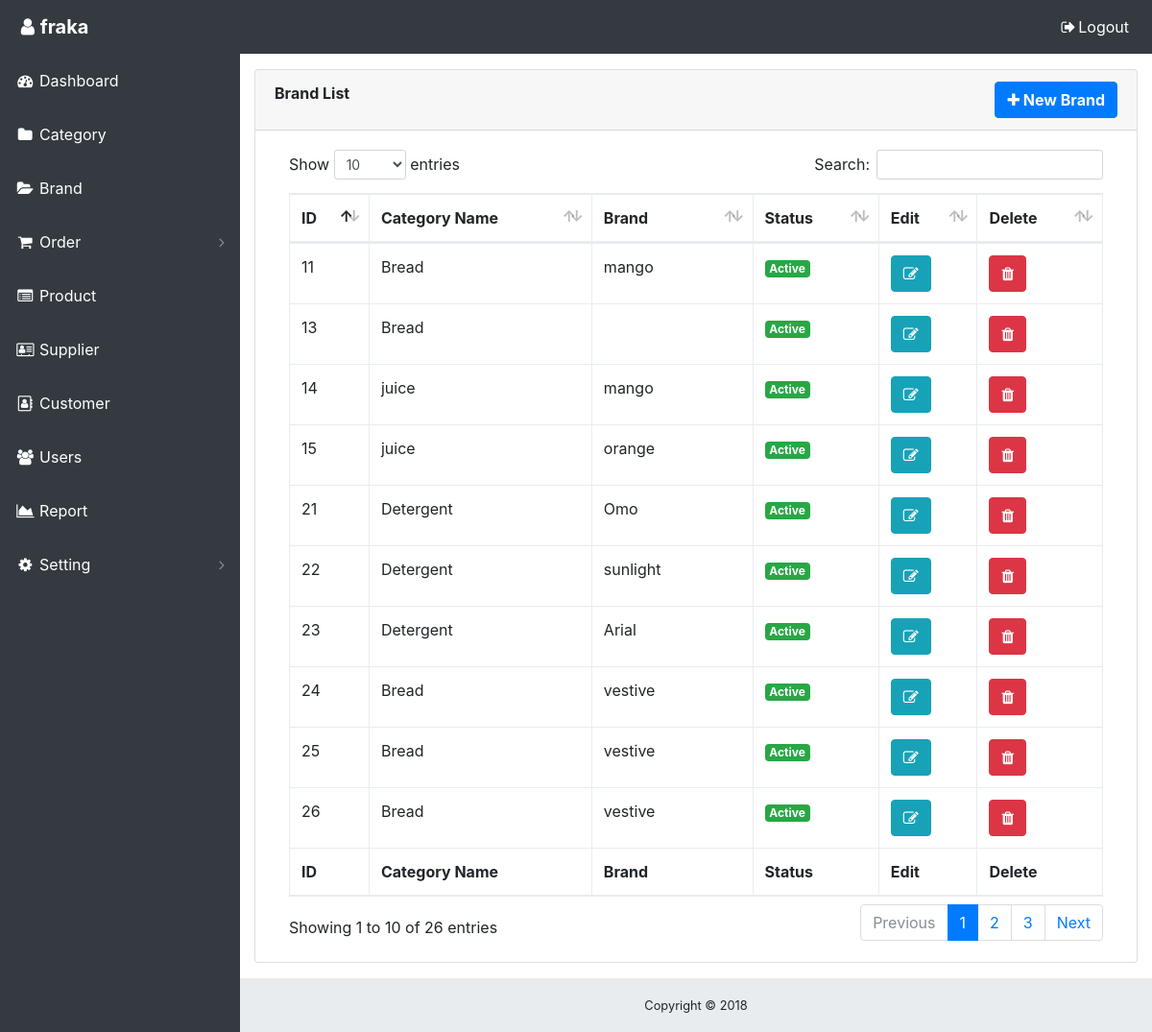
Page /admin/brand.php (signed in) on the committed database.
### tables this page shows
CREATE TABLE `user` (
  `username` varchar(100) NOT NULL,
  `email` varchar(100) NOT NULL,
  `password` varchar(100) NOT NULL,
  `status` varchar(100) NOT NULL,
  `id` int(11) NOT NULL,
  `level` varchar(100) NOT NULL
);

CREATE TABLE `brand` (
  `category` varchar(100) NOT NULL,
  `brand_name` varchar(100) NOT NULL,
  `status` varchar(100) NOT NULL,
  `id` int(11) NOT NULL
);

### admin/session.php (called while the page is built, shortened)
<?php
   include('config.php');
   $user_check = $_SESSION['login_user'];
   $ses_sql = mysqli_query($conn,"select * from `user` where `email` = '".$user_check."' ");
   $row = mysqli_fetch_array($ses_sql,MYSQLI_ASSOC);
   $login_session = $row['username'];
?>

### admin/brand.php (the view, shortened to what this page needs)
<?php
   include('session.php');
?>
<!DOCTYPE html>
<html lang="en">
<head>
  <link href="vendor/bootstrap/css/bootstrap.min.css" rel="stylesheet">
  <link href="vendor/font-awesome/css/font-awesome.min.css" rel="stylesheet" type="text/css">
  <link href="vendor/datatables/dataTables.bootstrap4.css" rel="stylesheet">
  <link href="css/sb-admin.css" rel="stylesheet">
</head>
<body class="fixed-nav sticky-footer bg-dark" id="page-top">
  <nav class="navbar navbar-expand-lg navbar-dark bg-dark fixed-top" id="mainNav" style="color:white">
    <a class="navbar-brand" href="dashboard.php" style="color:;font-size:20px;"><span class="glyphicon glyphicon-user"></span><i class="fa fa-fw fa-user"></i><b><?php echo $login_session;?></b></a>
    <div class="collapse navbar-collapse" id="navbarResponsive">
      <ul class="navbar-nav navbar-sidenav" id="exampleAccordion" style="color:white">
        <li class="nav-item" data-toggle="tooltip" data-placement="right" title="Dashboard">
          <a class="nav-link" href="dashboard.php" style="color:white;">
            <i class="fa fa-fw fa-dashboard"></i>
            <span class="nav-link-text">Dashboard</span>
          </a>
        </li>
        <li class="nav-item" data-toggle="tooltip" data-placement="right" title="Charts">
          <a class="nav-link" href="category.php" style="color:white;">
            <i class="fa fa-fw fa-folder"></i>
            <span class="nav-link-text">Category</span>
          </a>
        </li>
        <li class="nav-item" data-toggle="tooltip" data-placement="right" title="Tables">
          <a class="nav-link" href="brand.php" style="color:white;">
            <i class="fa fa-fw fa-folder-open"></i>
            <span class="nav-link-text">Brand</span>
          </a>
        </li>
        <li class="nav-item" data-toggle="tooltip" data-placement="right" title="order">
          <a class="nav-link nav-link-collapse collapsed" data-toggle="collapse" style="color:white;" href="#collapseOrder" data-parent="#exampleAccordion">
            <i class="fa fa-fw fa-shopping-cart"></i>
            <span class="nav-link-text">Order</span>
          </a>
        </li>
        <li class="nav-item" data-toggle="tooltip" data-placement="right" title="Link">
          <a class="nav-link" href="product.php" style="color:white;">
            <i class="fa fa-fw fa-list-alt"></i>
            <span class="nav-link-text">Product</span>
          </a>
        </li>
		<li class="nav-item" data-toggle="tooltip" data-placement="right" title="Link">
          <a class="nav-link" href="supplier.php" style="color:white;">
            <i class="fa fa-fw fa fa-vcard-o"></i>
            <span class="nav-link-text">Supplier</span>
          </a>
        </li>
		<li class="nav-item" data-toggle="tooltip" data-placement="right" title="Link">
          <a class="nav-link" href="customer.php" style="color:white;">
            <i class="fa fa-fw fa-address-book-o"></i>
            <span class="nav-link-text">Customer</span>
          </a>
        </li>
		<li class="nav-item" data-toggle="tooltip" data-placement="right" title="Link">
          <a class="nav-link" href="user.php" style="color:white;">
            <i class="fa fa-fw fa fa-users"></i>
            <span class="nav-link-text">Users</span>
          </a>
        </li>
		<li class="nav-item" data-toggle="tooltip" data-placement="right" title="Link">
          <a class="nav-link" href="reports.php" style="color:white;">
            <i class="fa fa-fw  fa-area-chart"></i>
            <span class="nav-link-text">Report</span>
          </a>
        </li>
		 <li class="nav-item" data-toggle="tooltip" data-placement="right" title="setting">
          <a class="nav-link nav-link-collapse collapsed" data-toggle="collapse" style="color:white;" href="#collapseSetting" data-parent="#exampleAccordion">
            <i class="fa fa-fw fa-cog"></i>
            <span class="nav-link-text">Setting</span>
          </a>
        </li>
      </ul>
      <ul class="navbar-nav ml-auto">
        <li class="nav-item">
          <a class="nav-link" data-toggle="modal" data-target="#exampleModal" style="color:white;">
            <i class="fa fa-fw fa-sign-out"></i>Logout</a>
        </li>
      </ul>
    </div>
  </nav>
  <div class="content-wrapper">
    <div class="container-fluid">
            <div class="card mb-3">
        <div class="card-header bg-default" style="text-align:">
		<div class="row">
		  <div class="col-md-8"><b>Brand List</b></div>
		  <div class="col-md-4 col-pull-right" style="text-align:right"><a class="btn btn-primary" href="login.html" data-toggle="modal" data-target="#brand_modal"><i class="fa fa-plus"></i><b> New Brand</b></a></div>
		</div>
          </div>
        <div class="card-body">
          <?php
		include('config.php');
		$result=mysqli_query($conn,"select * from `brand` where `id`!=' ' ORDER BY id ASC ");
if ($result->num_rows > 0) {
		?>
          <div class="table-responsive">
            <table class="table table-bordered" id="dataTable" width="100%" cellspacing="0">
              <thead>
                <tr>
                  <th>ID</th>
                  <th>Category Name</th>
                  <th>Brand</th>
                  <th>Status</th>
                  <th>Edit</th>
                  <th>Delete</th>
                </tr>
              </thead>
              <tfoot>
                <tr>
                  <th>ID</th>
                  <th>Category Name</th>
                  <th>Brand</th>
                  <th>Status</th>
                  <th>Edit</th>
                  <th>Delete</th>
                </tr>
              </tfoot>
              <tbody>
			  <?php
			  while($row = $result->fetch_assoc()) {
		echo '<form method="POST" action="brand.php" role="form"><tr>
		 <td>';
		  echo $id= $row["id"].
		  '</td><td>'
		  .$row["category"].
		   '</td><td>'.$row["brand_name"].'</td><td><span class="badge btn-success">'.$row["status"].'</span>' ;
		 echo"</td><td>	 <button class='btn btn-info' href='' data-toggle='modal' type='submit' data-target='#update_brand_modal' value='' name='updateid'  onclick='editBrandFunc(".$row["id"].")' ><i class='fa fa-edit'></i></button>";
		 echo "</td><td><button class='btn btn-danger' href='' data-toggle='modal' type='submit' data-target='#delete_brand_modal' value='' name='deleteBrandbutton'  onclick='deleteBrandFunc(".$row["id"].")' ><i class='fa fa-trash'></i></button>";
		 echo '</td>
		</tr></form>';
    }
} else {
    echo  json_encode("No Match");
}
			  ?>
              </tbody>
            </table>
          </div>
        </div>
      </div>
    <footer class="sticky-footer">
      <div class="container">
        <div class="text-center">
          <small>Copyright © 2018</small>
        </div>
      </div>
    </footer>
  </div>
</body>
</html>

### admin/css/sb-admin.css (style rules this page uses)
html { position: relative; min-height: 100%; }
body { overflow-x: hidden; }
body.sticky-footer { margin-bottom: 56px; }
body.sticky-footer .content-wrapper { min-height: calc(100vh - 56px - 56px); }
body.fixed-nav { padding-top: 56px; }
.content-wrapper { min-height: calc(100vh - 56px); padding-top: 1rem; }
#mainNav .navbar-collapse { overflow: auto; max-height: 75vh; }
#mainNav .navbar-collapse .navbar-nav .nav-item .nav-link { cursor: pointer; }
#mainNav .navbar-collapse .navbar-sidenav .nav-link-collapse:after { float: right; content: '\f107'; font-family: 'FontAwesome'; }
#mainNav .navbar-collapse .navbar-sidenav .nav-link-collapse.collapsed:after { content: '\f105'; }
@media (min-width: 992px) { #mainNav .navbar-brand { width: 250px; } }
@media (min-width: 992px) { #mainNav .navbar-collapse { overflow: visible; max-height: none; } }
@media (min-width: 992px) { #mainNav .navbar-collapse .navbar-sidenav { position: absolute; top: 0; left: 0; overflow-x: hidden; overflow-y: auto; -webkit-flex-direction: column; -ms-flex-direction: column; flex-direction: column; margin-top: 56px; } }
@media (min-width: 992px) { #mainNav .navbar-collapse .navbar-sidenav > .nav-item { width: 250px; padding: 0; } }
@media (min-width: 992px) { #mainNav .navbar-collapse .navbar-sidenav > .nav-item > .nav-link { padding: 1em; } }
@media (min-width: 992px) { #mainNav.fixed-top .navbar-sidenav { height: calc(100vh - 112px); } }
.content-wrapper { overflow-x: hidden; background: white; }
@media (min-width: 992px) { .content-wrapper { margin-left: 250px; } }
#mainNav.navbar-dark .navbar-collapse .navbar-sidenav .nav-link-collapse:after { color: #868e96; }
#mainNav.navbar-dark .navbar-collapse .navbar-sidenav > .nav-item > .nav-link { color: #868e96; }
@media (min-width: 992px) { #mainNav.navbar-dark .navbar-collapse .navbar-sidenav { background: #343a40; } }
footer.sticky-footer { position: absolute; right: 0; bottom: 0; width: 100%; height: 56px; background-color: #e9ecef; line-height: 55px; }
@media (min-width: 992px) { footer.sticky-footer { width: calc(100% - 250px); } }

### rows in the picture
user: username "fraka"
brand: id "11", category "Bread", brand_name "mango", status "Active"
brand: id "13", category "Bread", status "Active"
brand: id "14", category "juice", brand_name "mango", status "Active"
brand: id "15", category "juice", brand_name "orange", status "Active"
brand: id "21", category "Detergent", brand_name "Omo", status "Active"
brand: id "22", category "Detergent", brand_name "sunlight", status "Active"
brand: id "23", category "Detergent", brand_name "Arial", status "Active"
brand: id "24", category "Bread", brand_name "vestive", status "Active"
brand: id "25", category "Bread", brand_name "vestive", status "Active"
brand: id "26", category "Bread", brand_name "vestive", status "Active"
